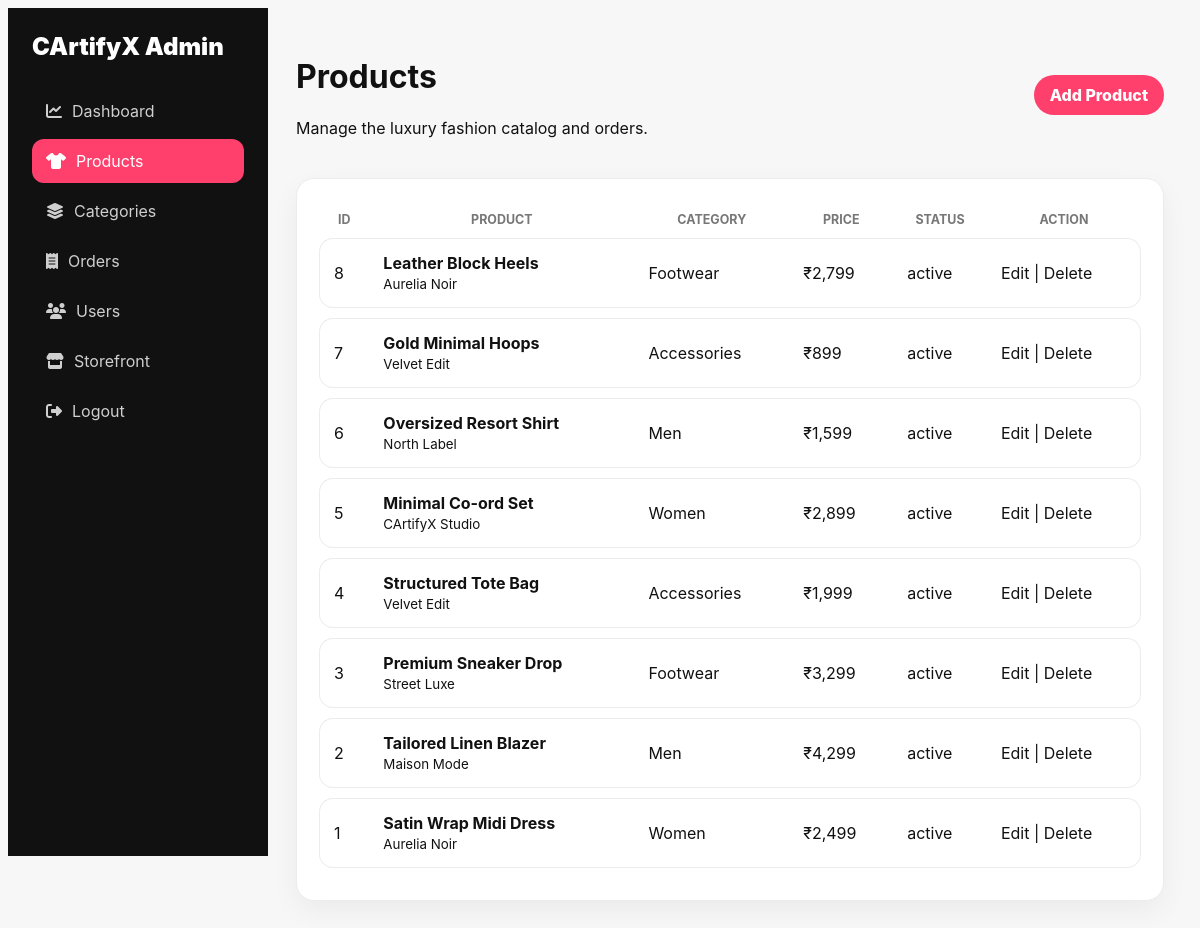
Screenshot of /admin/products.php (signed in) with the database file from the repository.
### tables this page shows
CREATE TABLE products (
  id INT AUTO_INCREMENT PRIMARY KEY,
  category_id INT,
  name VARCHAR(180) NOT NULL,
  brand VARCHAR(140) NOT NULL,
  description TEXT,
  price DECIMAL(10,2) NOT NULL,
  mrp DECIMAL(10,2) NOT NULL,
  image VARCHAR(500),
  sizes VARCHAR(160),
  colors VARCHAR(160),
  stock INT DEFAULT 0,
  status ENUM('active','inactive') DEFAULT 'active',
  is_featured TINYINT(1) DEFAULT 0,
  is_bestseller TINYINT(1) DEFAULT 0,
  created_at TIMESTAMP DEFAULT CURRENT_TIMESTAMP,
  CONSTRAINT fk_products_category FOREIGN KEY (category_id) REFERENCES categories(id) ON DELETE SET NULL
);

CREATE TABLE categories (
  id INT AUTO_INCREMENT PRIMARY KEY,
  name VARCHAR(120) NOT NULL,
  slug VARCHAR(140) NOT NULL UNIQUE,
  image VARCHAR(500),
  created_at TIMESTAMP DEFAULT CURRENT_TIMESTAMP
);

### includes/functions.php (called while the page is built, shortened)
<?php
require_once __DIR__ . '/config.php';
function e($value): string
{
    return htmlspecialchars((string)$value, ENT_QUOTES, 'UTF-8');
}
function money_inr($amount): string
{
    $amount = (float)$amount;
    $formatted = number_format($amount, 2, '.', '');
    [$integer, $decimal] = explode('.', $formatted);
    $last3 = substr($integer, -3);
    $rest = substr($integer, 0, -3);
    if ($rest !== '') {
        $last3 = ',' . $last3;
        $rest = preg_replace('/\B(?=(\d{2})+(?!\d))/', ',', $rest);
    }
    $value = $rest . $last3;
    return '&#8377;' . ($decimal === '00' ? $value : $value . '.' . $decimal);
}
    ?>

### includes/config.php (called while the page is built, shortened)
<?php
try {
    $pdo = new PDO(
        'mysql:host=' . DB_HOST . ';dbname=' . DB_NAME . ';charset=utf8mb4',
        DB_USER,
        DB_PASS,
        [
            PDO::ATTR_ERRMODE => PDO::ERRMODE_EXCEPTION,
            PDO::ATTR_DEFAULT_FETCH_MODE => PDO::FETCH_ASSOC,
            PDO::ATTR_EMULATE_PREPARES => false,
        ]
    );
} catch (PDOException $e) {
    $pdo = null;
}
function db(): ?PDO
{
    global $pdo;
    return $pdo;
}

### admin/products.php (the view, shortened to what this page needs)
<?php
$adminTitle = 'Products';
require_once __DIR__ . '/../includes/functions.php';
include __DIR__ . '/_layout.php';
$products = db() ? db()->query('SELECT p.*, c.name category_name FROM products p LEFT JOIN categories c ON c.id=p.category_id ORDER BY p.id DESC')->fetchAll() : [];
?>
<div class="admin-card"><table class="admin-table"><thead><tr><th>ID</th><th>Product</th><th>Category</th><th>Price</th><th>Status</th><th>Action</th></tr></thead><tbody><?php foreach($products as $p): ?><tr><td><?= (int)$p['id'] ?></td><td><strong><?= e($p['name']) ?></strong><br><small><?= e($p['brand']) ?></small></td><td><?= e($p['category_name']) ?></td><td><?= money_inr($p['price']) ?></td><td><?= e($p['status']) ?></td><td><a href="edit-product.php?id=<?= (int)$p['id'] ?>">Edit</a> | <a data-confirm="Delete product?" href="products.php?delete=<?= (int)$p['id'] ?>">Delete</a></td></tr><?php endforeach; ?></tbody></table></div>
<?php include __DIR__ . '/_footer.php'; ?>

### admin/_layout.php (shortened to what this page needs)
<?php
require_once __DIR__ . '/../includes/functions.php';
$adminTitle = $adminTitle ?? 'Admin';
function admin_active(string $file): string { return basename($_SERVER['PHP_SELF']) === $file ? 'active' : ''; }
?>
<!doctype html><html lang="en"><head><link href="https://cdnjs.cloudflare.com/ajax/libs/font-awesome/6.5.2/css/all.min.css" rel="stylesheet"><link href="../assets/css/admin.css" rel="stylesheet"></head><body>
<div class="admin-shell"><aside class="admin-sidebar"><div class="admin-brand">CArtifyX Admin</div><a class="<?= admin_active('dashboard.php') ?>" href="dashboard.php"><i class="fa-solid fa-chart-line"></i>Dashboard</a><a class="<?= admin_active('products.php') ?>" href="products.php"><i class="fa-solid fa-shirt"></i>Products</a><a class="<?= admin_active('categories.php') ?>" href="categories.php"><i class="fa-solid fa-layer-group"></i>Categories</a><a class="<?= admin_active('orders.php') ?>" href="orders.php"><i class="fa-solid fa-receipt"></i>Orders</a><a class="<?= admin_active('users.php') ?>" href="users.php"><i class="fa-solid fa-users"></i>Users</a><a href="../index.php"><i class="fa-solid fa-store"></i>Storefront</a><a href="logout.php"><i class="fa-solid fa-right-from-bracket"></i>Logout</a></aside><main class="admin-main"><div class="admin-top"><div><h1><?= e($adminTitle) ?></h1><p>Manage the luxury fashion catalog and orders.</p></div><a class="admin-btn pink" href="add-product.php">Add Product</a></div>

### admin/_footer.php
</main></div><script src="../assets/js/admin.js"></script></body></html>

### assets/css/admin.css (style rules this page uses)
:root { --pink:#ff3f6c;--black:#111;--line:#ececec;--soft:#f7f7f8 }
body { font-family:Inter,Segoe UI,Arial,sans-serif;background:var(--soft);color:var(--black) }
a { text-decoration:none;color:inherit }
.admin-shell { display:grid;grid-template-columns:260px 1fr;min-height:100vh }
.admin-sidebar { background:#111;color:#fff;padding:24px;position:sticky;top:0;height:100vh }
.admin-brand { font-size:1.5rem;font-weight:900;margin-bottom:28px }
.admin-sidebar a { display:flex;gap:10px;align-items:center;color:#cfcfcf;padding:12px 14px;border-radius:12px;margin-bottom:6px }
.admin-sidebar a:hover,.admin-sidebar a.active { background:var(--pink);color:#fff }
.admin-main { padding:28px }
.admin-top { display:flex;justify-content:space-between;align-items:center;margin-bottom:24px }
.metric-card,.admin-card { background:#fff;border:1px solid var(--line);border-radius:18px;padding:22px;box-shadow:0 10px 28px rgba(17,17,17,.05) }
.admin-card { margin-top:20px }
.admin-table { width:100%;border-collapse:separate;border-spacing:0 10px }
.admin-table th { color:#777;font-size:.78rem;text-transform:uppercase }
.admin-table td { background:#fff;padding:14px;border-top:1px solid var(--line);border-bottom:1px solid var(--line) }
.admin-table td:first-child { border-left:1px solid var(--line);border-radius:14px 0 0 14px }
.admin-table td:last-child { border-right:1px solid var(--line);border-radius:0 14px 14px 0 }
.admin-btn { border:0;border-radius:999px;background:#111;color:#fff;padding:10px 16px;font-weight:800 }
.admin-btn.pink { background:var(--pink) }

### rows the page displays
products: id "8", name "Leather Block Heels", brand "Aurelia Noir", category.name "Footwear", price "₹2,799", status "active"
products: id "7", name "Gold Minimal Hoops", brand "Velvet Edit", category.name "Accessories", price "₹899", status "active"
products: id "6", name "Oversized Resort Shirt", brand "North Label", category.name "Men", price "₹1,599", status "active"
products: id "5", name "Minimal Co-ord Set", brand "CArtifyX Studio", category.name "Women", price "₹2,899", status "active"
products: id "4", name "Structured Tote Bag", brand "Velvet Edit", category.name "Accessories", price "₹1,999", status "active"
products: id "3", name "Premium Sneaker Drop", brand "Street Luxe", category.name "Footwear", price "₹3,299", status "active"
products: id "2", name "Tailored Linen Blazer", brand "Maison Mode", category.name "Men", price "₹4,299", status "active"
products: id "1", name "Satin Wrap Midi Dress", brand "Aurelia Noir", category.name "Women", price "₹2,499", status "active"

### other values shown
$adminTitle "Products"
